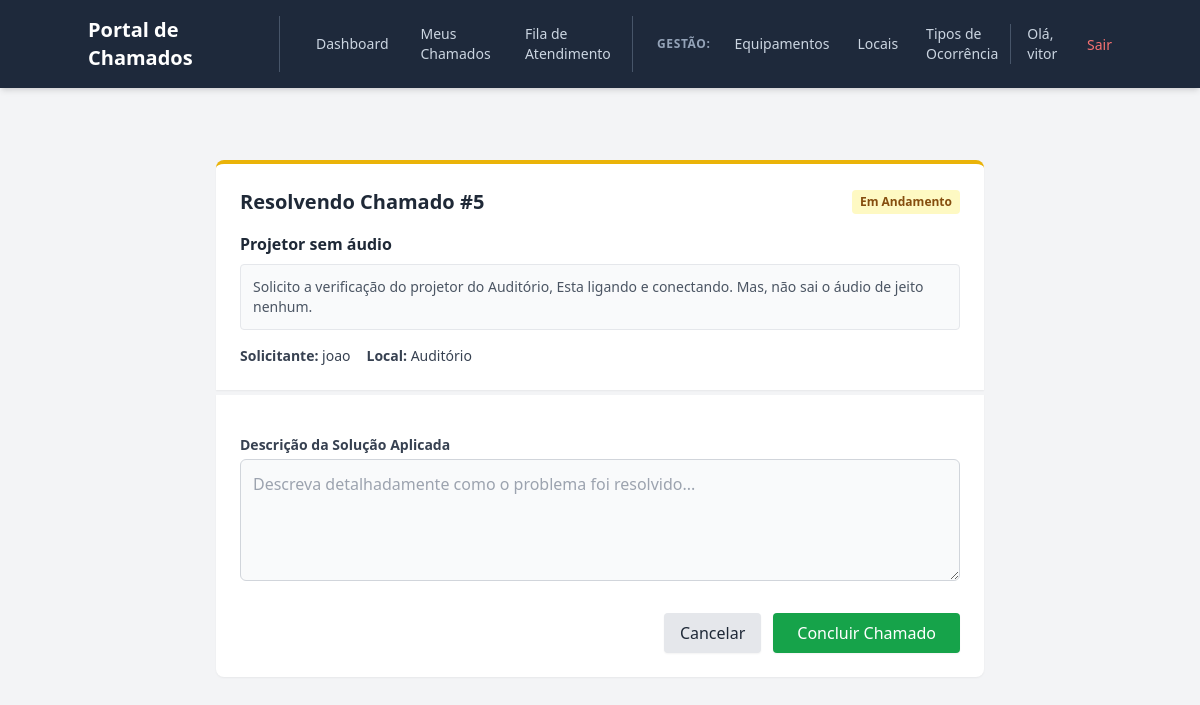
The page /chamados/resolver/5/ (signed in) on the database its author committed.
### chamados/models.py (models this page shows, shortened)
class Chamado(models.Model):
  ESTADO_CHOICES = [
      ('ABERTO', 'Aberto'),
      ('EM_ANDAMENTO', 'Em Andamento'),
      ('CONCLUIDO', 'Concluído'),
      ('CANCELADO', 'Cancelado'),
  ]
  titulo = models.CharField(max_length=150, verbose_name='Título do Chamado')
  data_abertura = models.DateTimeField(
      auto_now_add=True, verbose_name='Data de Abertura'
  )
  descricao_problema = models.TextField(
      verbose_name='Descrição Detalhada do Problema'
  )
  solicitante = models.ForeignKey(
      User,
      on_delete=models.CASCADE,
      related_name='chamados_solicitados',
      verbose_name='Solicitante',
  )
  responsavel = models.ForeignKey(
      User,
      on_delete=models.SET_NULL,
      null=True,
      blank=True,
      related_name='chamados_atendidos',
      verbose_name='Técnico Responsável',
  )
  local = models.ForeignKey(
      Local, on_delete=models.CASCADE, verbose_name='Local da Ocorrência'
  )
  equipamento = models.ForeignKey(
      Equipamento,
      on_delete=models.PROTECT,
      verbose_name='Equipamento Envolvido',
  )
  tipo_ocorrencia = models.ForeignKey(
      TipoOcorrencia, on_delete=models.CASCADE, verbose_name='Tipo de Ocorrência'
  )
  inicio_atendimento = models.DateTimeField(
      null=True, blank=True, verbose_name='Início do Atendimento'
  )
  fim_atendimento = models.DateTimeField(
      null=True, blank=True, verbose_name='Fim do Atendimento'
  )
  descricao_solucao = models.TextField(
      null=True, blank=True, verbose_name='Descrição da Solução'
  )
  estado = models.CharField(
      max_length=20, choices=ESTADO_CHOICES, default='ABERTO', verbose_name='Status'
  )

class Local(models.Model):
  descricao = models.CharField(
      max_length=100, verbose_name='Local / Sala / Setor Físico'
  )
  def __str__(self):
    return self.descricao

### chamados/views.py (the view)
# urls.py: path('resolver/<int:chamado_id>/', views.resolver_chamado, name='resolver_chamado'),
@login_required
@user_passes_test(checa_se_tecnico_ou_noc, login_url='lista_chamados_solicitante')
def resolver_chamado(request, chamado_id):
    is_noc = request.user.perfilusuario.is_noc
    if is_noc:
        chamado = get_object_or_404(Chamado, id=chamado_id, estado='EM_ANDAMENTO')
    else:
        chamado = get_object_or_404(Chamado, id=chamado_id, responsavel=request.user, estado='EM_ANDAMENTO')
    if request.method == 'POST':
        form = ResolverChamadoForm(request.POST, instance=chamado)
        if form.is_valid():
            chamado = form.save(commit=False)
            chamado.estado = 'CONCLUIDO'
            chamado.fim_atendimento = timezone.now()
            chamado.save()
            return redirect('fila_chamados_tecnico')
    else:
        form = ResolverChamadoForm(instance=chamado)
    return render(request, 'chamados/tecnico/resolver.html', {'form': form, 'chamado': chamado})

### chamados/forms.py
class ResolverChamadoForm(forms.ModelForm):
    class Meta:
        model = Chamado
        fields = ['descricao_solucao']
        labels = {
            'descricao_solucao': 'Descrição da Solução Aplicada'
        }
        widgets = {
            'descricao_solucao': forms.Textarea(attrs={'rows': 4, 'placeholder': 'Descreva detalhadamente como o problema foi resolvido...'}),
        }

### chamados/views.py (called while the page is built)
def checa_se_tecnico_ou_noc(user):
    try:
        if not user.is_authenticated:
            return False
        perfil = user.perfilusuario
        return perfil.is_tecnico or perfil.is_noc
    except ObjectDoesNotExist:
        return False

### chamados/templates/chamados/tecnico/resolver.html (shortened to what this page needs)
{% extends "chamados/base.html" %}
{% block content %}
<div class="max-w-3xl mx-auto mt-6">
    <div class="bg-white p-6 rounded-t-lg shadow-sm border-t-4 border-yellow-500 mb-1">
        <div class="flex justify-between items-center mb-4">
            <h2 class="text-xl font-bold text-gray-800">Resolvendo Chamado #{{ chamado.id }}</h2>
            <span class="bg-yellow-100 text-yellow-800 text-xs font-semibold px-2 py-1 rounded">Em Andamento</span>
        </div>
        <h3 class="font-bold text-gray-800">{{ chamado.titulo }}</h3>
        <p class="text-sm text-gray-600 mt-2 bg-gray-50 p-3 rounded border">{{ chamado.descricao_problema }}</p>
        <div class="flex gap-4 mt-4 text-sm text-gray-700">
            <p><span class="font-semibold">Solicitante:</span> {{ chamado.solicitante.username }}</p>
            <p><span class="font-semibold">Local:</span> {{ chamado.local }}</p>
        </div>
    </div>
    <div class="bg-white p-6 rounded-b-lg shadow-sm border-t border-gray-100">
        <form method="POST" class="space-y-4">
            <div class="flex flex-col">
                <label class="text-sm font-semibold text-gray-700 mb-1" for="{{ form.descricao_solucao.id_for_label }}">
                    {{ form.descricao_solucao.label }}
                </label>
                {{ form.descricao_solucao }}
            </div>
            <div class="flex justify-end gap-3 pt-4">
                <a href="{% url 'fila_chamados_tecnico' %}" class="bg-gray-200 hover:bg-gray-300 text-gray-800 px-4 py-2 rounded shadow-sm font-medium transition-colors">
                    Cancelar
                </a>
                <button type="submit" class="bg-green-600 hover:bg-green-700 text-white px-6 py-2 rounded shadow-sm font-medium transition-colors">
                    Concluir Chamado
                </button>
            </div>
        </form>
    </div>
</div>
{% endblock %}

### chamados/templates/chamados/base.html (shortened to what this page needs)
<!DOCTYPE html>
<html lang="pt-br">
<head>
    <script src="https://cdn.tailwindcss.com"></script>
</head>
<body class="bg-gray-100 min-h-screen flex flex-col">
    <nav class="bg-slate-800 text-white p-4 shadow-md">
        <div class="container mx-auto flex justify-between items-center">
            <div class="flex items-center space-x-6">
                <h1 class="text-xl font-bold border-r border-slate-600 pr-6">Portal de Chamados</h1>
                <div class="flex items-center space-x-2">
                    {% if request.user.perfilusuario.is_noc %}
                    <a href="{% url 'dashboard_noc' %}"
                        class="{% if 'dashboard' in request.resolver_match.url_name %}bg-blue-600 text-white shadow{% else %}text-slate-300 hover:text-white hover:bg-slate-700{% endif %} px-3 py-2 rounded-md text-sm font-medium transition-colors">
                        Dashboard
                    </a>
                    {% endif %}
                    <a href="{% url 'lista_chamados_solicitante' %}"
                       class="{% if request.resolver_match.url_name == 'lista_chamados_solicitante' %}bg-blue-600 text-white shadow{% else %}text-slate-300 hover:text-white hover:bg-slate-700{% endif %} px-3 py-2 rounded-md text-sm font-medium transition-colors">
                        Meus Chamados
                    </a>
                    {% if request.user.perfilusuario.is_tecnico or request.user.perfilusuario.is_noc %}
                    <a href="{% url 'fila_chamados_tecnico' %}"
                       class="{% if request.resolver_match.url_name == 'fila_chamados_tecnico' %}bg-blue-600 text-white shadow{% else %}text-slate-300 hover:text-white hover:bg-slate-700{% endif %} px-3 py-2 rounded-md text-sm font-medium transition-colors">
                        Fila de Atendimento
                    </a>
                    {% endif %}
                    {% if request.user.perfilusuario.is_noc %}
                    <div class="flex items-center space-x-1 border-l border-slate-600 pl-4 ml-2">
                        <span class="text-xs text-slate-400 uppercase font-bold px-2 tracking-wider">Gestão:</span>
                        <a href="{% url 'lista_equipamentos' %}" class="{% if 'equipamentos' in request.resolver_match.url_name %}bg-blue-600 text-white shadow{% else %}text-slate-300 hover:text-white hover:bg-slate-700{% endif %} px-3 py-2 rounded-md text-sm font-medium transition-colors">Equipamentos</a>
                        <a href="{% url 'lista_locais' %}" class="{% if 'locais' in request.resolver_match.url_name %}bg-blue-600 text-white shadow{% else %}text-slate-300 hover:text-white hover:bg-slate-700{% endif %} px-3 py-2 rounded-md text-sm font-medium transition-colors">Locais</a>
                        <a href="{% url 'lista_tipos' %}" class="{% if 'tipos' in request.resolver_match.url_name %}bg-blue-600 text-white shadow{% else %}text-slate-300 hover:text-white hover:bg-slate-700{% endif %} px-3 py-2 rounded-md text-sm font-medium transition-colors">Tipos de Ocorrência</a>
                    </div>
                    {% endif %}
                </div>
            </div>
            <div class="flex items-center space-x-4 border-l border-slate-600 pl-4">
               <span class="text-sm font-medium text-slate-300">Olá, {{ request.user.username }}</span>
                <form action="{% url 'logout' %}" method="post" class="inline">
                    <button type="submit" class="text-sm text-red-400 hover:text-red-300 font-medium transition-colors">
                        Sair
                    </button>
                </form>
            </div>
        </div>
    </nav>
    <main class="container mx-auto mt-8 p-4 flex-grow">
        {% block content %}
        {% endblock %}
    </main>
</body>
</html>

### rows shown on the page
Chamado: id "5", titulo "Projetor sem áudio", descricao_problema "Solicito a verificação do projetor do Auditório, Esta ligando e conectando. Mas, não sai o áudio de jeito nenhum.", solicitante.username "joao", local "Auditório"

### other values the page prints
{{ request.user.username }} "vitor"
